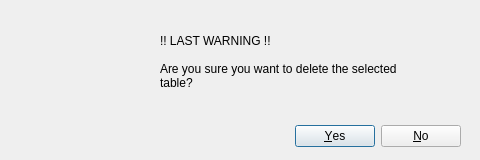
<?xml version="1.0" encoding="UTF-8"?>
<ui version="4.0">
 <class>Dialog</class>
 <widget class="QDialog" name="Dialog">
  <property name="geometry">
   <rect>
    <x>0</x>
    <y>0</y>
    <width>480</width>
    <height>160</height>
   </rect>
  </property>
  <property name="minimumSize">
   <size>
    <width>480</width>
    <height>160</height>
   </size>
  </property>
  <property name="maximumSize">
   <size>
    <width>480</width>
    <height>160</height>
   </size>
  </property>
  <property name="windowTitle">
   <string>Confirm Deletion!</string>
  </property>
  <property name="windowIcon">
   <iconset>
    <normaloff>icon.png</normaloff>icon.png</iconset>
  </property>
  <property name="sizeGripEnabled">
   <bool>false</bool>
  </property>
  <property name="modal">
   <bool>false</bool>
  </property>
  <widget class="QDialogButtonBox" name="buttonBox">
   <property name="geometry">
    <rect>
     <x>110</x>
     <y>120</y>
     <width>351</width>
     <height>32</height>
    </rect>
   </property>
   <property name="cursor">
    <cursorShape>PointingHandCursor</cursorShape>
   </property>
   <property name="focusPolicy">
    <enum>Qt::StrongFocus</enum>
   </property>
   <property name="orientation">
    <enum>Qt::Horizontal</enum>
   </property>
   <property name="standardButtons">
    <set>QDialogButtonBox::No|QDialogButtonBox::Yes</set>
   </property>
   <property name="centerButtons">
    <bool>false</bool>
   </property>
  </widget>
  <widget class="QLabel" name="label">
   <property name="geometry">
    <rect>
     <x>30</x>
     <y>30</y>
     <width>91</width>
     <height>91</height>
    </rect>
   </property>
   <property name="text">
    <string/>
   </property>
   <property name="pixmap">
    <pixmap>warning.png</pixmap>
   </property>
   <property name="scaledContents">
    <bool>true</bool>
   </property>
  </widget>
  <widget class="QLabel" name="label_2">
   <property name="geometry">
    <rect>
     <x>160</x>
     <y>50</y>
     <width>251</width>
     <height>51</height>
    </rect>
   </property>
   <property name="styleSheet">
    <string notr="true">font: 12pt &quot;Montserrat&quot;;</string>
   </property>
   <property name="text">
    <string>Are you sure you want to delete the selected table?</string>
   </property>
   <property name="textFormat">
    <enum>Qt::PlainText</enum>
   </property>
   <property name="wordWrap">
    <bool>true</bool>
   </property>
  </widget>
  <widget class="QLabel" name="label_3">
   <property name="geometry">
    <rect>
     <x>160</x>
     <y>30</y>
     <width>221</width>
     <height>21</height>
    </rect>
   </property>
   <property name="styleSheet">
    <string notr="true">font: 75 12pt &quot;Terminal&quot;;</string>
   </property>
   <property name="text">
    <string>!! LAST WARNING !!</string>
   </property>
  </widget>
 </widget>
 <resources/>
 <connections>
  <connection>
   <sender>buttonBox</sender>
   <signal>accepted()</signal>
   <receiver>Dialog</receiver>
   <slot>accept()</slot>
   <hints>
    <hint type="sourcelabel">
     <x>248</x>
     <y>254</y>
    </hint>
    <hint type="destinationlabel">
     <x>157</x>
     <y>274</y>
    </hint>
   </hints>
  </connection>
  <connection>
   <sender>buttonBox</sender>
   <signal>rejected()</signal>
   <receiver>Dialog</receiver>
   <slot>reject()</slot>
   <hints>
    <hint type="sourcelabel">
     <x>316</x>
     <y>260</y>
    </hint>
    <hint type="destinationlabel">
     <x>286</x>
     <y>274</y>
    </hint>
   </hints>
  </connection>
 </connections>
</ui>
